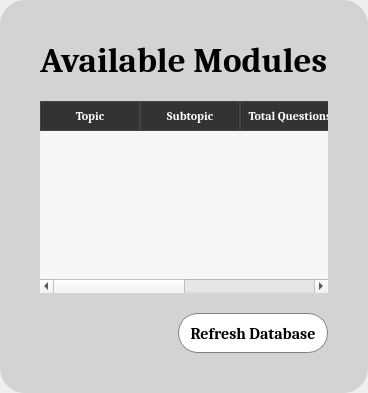
            <widget class="QWidget" name="tab_module">
             <layout class="QVBoxLayout" name="verticalLayout_tab_mod"><property name="margin"><number>0</number></property>
              <item>
               <widget class="QFrame" name="content_frame_module">
                <property name="styleSheet"><string notr="true">QFrame#content_frame_module { background-color: rgba(184, 185, 187, 130); border-radius: 25px; }</string></property>
                <layout class="QVBoxLayout" name="verticalLayout_module">
                 <property name="spacing"><number>20</number></property><property name="leftMargin"><number>40</number></property><property name="topMargin"><number>40</number></property><property name="rightMargin"><number>40</number></property><property name="bottomMargin"><number>40</number></property>
                 <item><widget class="QLabel" name="module_title"><property name="font"><font><family>Cambria</family><pointsize>26</pointsize><bold>true</bold></font></property><property name="styleSheet"><string notr="true">color: black; background: transparent;</string></property><property name="text"><string>Available Modules</string></property></widget></item>
                 <item><widget class="QTableWidget" name="table_modules"><property name="styleSheet"><string notr="true">QTableWidget { background-color: rgba(255, 255, 255, 200); border-radius: 10px; font-family: Cambria; font-size: 14px; gridline-color: #cccccc; color: black; } QHeaderView::section { background-color: #333333; color: white; font-weight: bold; font-family: Cambria; padding: 5px; border: 1px solid #444444; }</string></property><column><property name="text"><string>Topic</string></property></column><column><property name="text"><string>Subtopic</string></property></column><column><property name="text"><string>Total Questions</string></property></column><column><property name="text"><string>Difficulty Range</string></property></column></widget></item>
                 <item alignment="Qt::AlignRight"><widget class="QPushButton" name="btn_refresh_modules"><property name="minimumSize"><size><width>150</width><height>40</height></size></property><property name="font"><font><family>Cambria</family><pointsize>12</pointsize><bold>true</bold></font></property><property name="styleSheet"><string notr="true">QPushButton { background-color: white; color: black; border-radius: 20px; border: 1px solid gray; } QPushButton:hover { background-color: #e0e0e0; }</string></property><property name="text"><string>Refresh Database</string></property></widget></item>
                </layout>
               </widget>
              </item>
             </layout>
            </widget>
